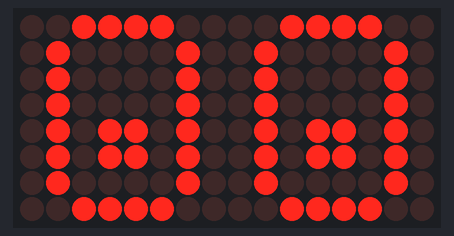
The sketch below on a simulated Arduino Uno, built with avr-gcc and run on an emulated ATmega328P. Shown: 16×8 LED matrix. Random numbers use the default seed unless the sketch sets one.

Above: at 5.4 s.
At 21.4 s:
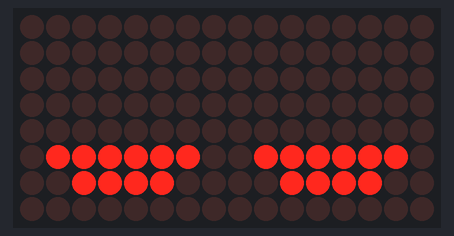
At 30.95 s:
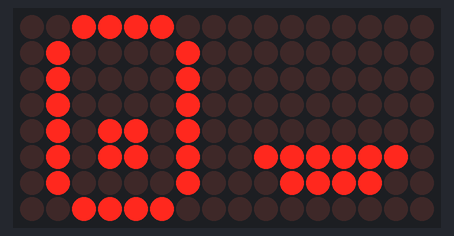
At 34.5 s:
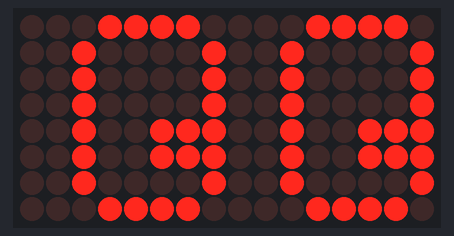
At 35.45 s:
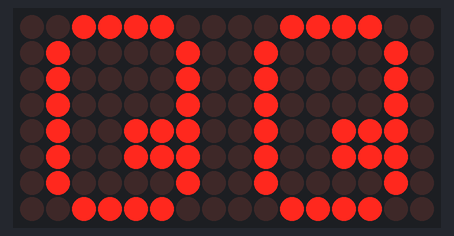
At 38.8 s:
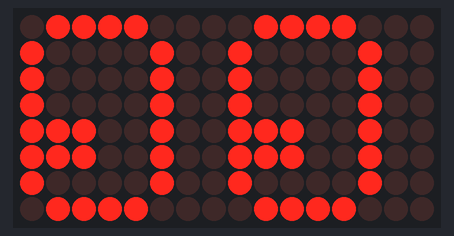

The sketch:

MD_MAX72xx_RobotEyes.ino
```cpp
// Program to exercise the MD_MAX72XX library
//
// Uses a sequence of bitmaps defined as a font to display animations of eyes to convey emotion.
// Eyes are coordinated to work together.
//
#include <MD_MAX72xx.h>
#include <SPI.h>
#include "MD_RobotEyes.h"

// NOTE: These pin numbers will probably not work with your hardware and may
// need to be adapted
#define HARDWARE_TYPE MD_MAX72XX::PAROLA_HW
#define MAX_DEVICES 2

#define CLK_PIN   9  // or SCK
#define DATA_PIN  11  // or MOSI
#define CS_PIN    10  // or SS

// SPI hardware interface
MD_MAX72XX M = MD_MAX72XX(HARDWARE_TYPE, CS_PIN, MAX_DEVICES);
// Arbitrary pins
//MD_MAX72XX M = MD_MAX72XX(HARDWARE_TYPE, DATA_PIN, CLK_PIN, CS_PIN, MAX_DEVICES);

MD_RobotEyes E;

typedef struct
{
  char name[7];
  MD_RobotEyes::emotion_t e;
  uint16_t timePause;  // in milliseconds
} sampleItem_t;

const sampleItem_t eSeq[] =
{
  { "Nutral", MD_RobotEyes::E_NEUTRAL, 20000 },
  { "Blink" , MD_RobotEyes::E_BLINK, 1000 },
  { "Wink"  , MD_RobotEyes::E_WINK, 1000 },
  { "Left"  , MD_RobotEyes::E_LOOK_L, 1000 },
  { "Right" , MD_RobotEyes::E_LOOK_R, 1000 },
  { "Up"    , MD_RobotEyes::E_LOOK_U, 1000 },
  { "Down"  , MD_RobotEyes::E_LOOK_D, 1000 },
  { "Angry" , MD_RobotEyes::E_ANGRY, 1000 },
  { "Sad"   , MD_RobotEyes::E_SAD, 1000 },
  { "Evil"  , MD_RobotEyes::E_EVIL, 1000 },
  { "Evil2" , MD_RobotEyes::E_EVIL2, 1000 },
  { "Squint", MD_RobotEyes::E_SQUINT, 1000 },
  { "Dead"  , MD_RobotEyes::E_DEAD, 1000 },
  { "ScanV" , MD_RobotEyes::E_SCAN_UD, 1000 },
  { "ScanH" , MD_RobotEyes::E_SCAN_LR, 1000 },
};

void setup()
{
  M.begin();
  E.begin(&M);
  E.setText("RobotEyes");
  do { } while (!E.runAnimation()); // wait for the text to finish
}

void loop()
{
  static uint32_t timeStartDelay;
  static uint8_t index = ARRAY_SIZE(eSeq);
  static enum { S_IDLE, S_TEXT, S_ANIM, S_PAUSE } state = S_IDLE;

  bool b = E.runAnimation();    // always run the animation

  switch (state)
  {
  case S_IDLE:
    index++;
    if (index >= ARRAY_SIZE(eSeq))
      index = 0;
    E.setText(eSeq[index].name);
    state = S_TEXT;
    break;

  case S_TEXT: // wait for the text to finish
    if (b)  // text animation is finished
    {
      E.setAnimation(eSeq[index].e, true);
      state = S_ANIM;
    }
    break;

  case S_ANIM:  // checking animation is completed
    if (b)  // animation is finished
    {
      timeStartDelay = millis();
      state = S_PAUSE;
    }
    break;

  case S_PAUSE: // non blocking waiting for a period between animations
    if (millis() - timeStartDelay >= eSeq[index].timePause)
      state = S_IDLE;
    break;

  default:
    state = S_IDLE;
    break;
  }
}
```

MD_RobotEyes.cpp
```cpp
#include "MD_RobotEyes.h"
#include "MD_RobotEyes_Data.h"

// Debugging macros
#define DEBUG 0

#if DEBUG
#define PRINTS(s)    { Serial.print(F(s)); }
#define PRINT(s, v)  { Serial.print(F(s)); Serial.print(v); }
#define PRINTX(s, v) { Serial.print(F(s)); Serial.print(F("0x")); Serial.print(v, HEX); }
#else
#define PRINTS(s)
#define PRINT(s, v)
#define PRINTX(s, v)
#endif

MD_RobotEyes::MD_RobotEyes(void) :
_timeBlinkMinimum(5000), _animState(S_IDLE),
_autoBlink(true), _nextEmotion(E_NEUTRAL)
{
};

void MD_RobotEyes::loadEye(uint8_t module, uint8_t ch)
{
  uint8_t buf[EYE_COL_SIZE];
  uint8_t size = _M->getChar(ch, EYE_COL_SIZE, buf);

  for (uint8_t i = 0; i < size; i++)
  {
    _M->setColumn(module, i, buf[i]);
  }
}

void MD_RobotEyes::drawEyes(uint8_t L, uint8_t R)
// Draw the left and right eyes
{
  MD_MAX72XX::fontType_t *savedFont = _M->getFont();

  _M->control(MD_MAX72XX::UPDATE, MD_MAX72XX::OFF);
  _M->setFont(_RobotEyes_Font);

  _M->clear(_sd, _sd+1);  // clear out display modules

  // Load the data and show it
  loadEye(_sd+LEFT_MODULE_OFFSET, L);
  loadEye(_sd+RIGHT_MODULE_OFFSET, R);

  _M->setFont(savedFont);
  _M->control(MD_MAX72XX::UPDATE, MD_MAX72XX::ON);
}

#if DEBUG
void MD_RobotEyes::dumpSequence(const animFrame_t* pBuf, uint8_t numElements)
// Debugging routine to display an animation table in PROGMEM
{
  for (uint8_t i = 0; i < numElements; i++)
  {
    animFrame_t f;

    memcpy_P(&f, &pBuf[i], sizeof(animFrame_t));
    PRINT("\n[", i);
    PRINT("]: L:", f.eyeData[LEFT_EYE_INDEX]);
    PRINT(" R:", f.eyeData[RIGHT_EYE_INDEX]);
    PRINT(" T:", f.timeFrame);
  }
}
#endif

uint8_t MD_RobotEyes::loadSequence(emotion_t e)
// Load the next emotion from the static data.
// Set global variables to the required values
{
  // run through the lookup table to find the sequence data
  for (uint8_t i = 0; i < ARRAY_SIZE(lookupTable); i++)
  {
    memcpy_P(&_animEntry, &lookupTable[i], sizeof(animTable_t));
    if (_animEntry.e == e)
    {
#if DEBUG
      dumpSequence(_animEntry.seq, _animEntry.size);
#endif
      break;
    }
  }

  // set up the current index depending on direction of animation
  if (_animReverse) _animIndex = _animEntry.size - 1; else _animIndex = 0;

  return(_animEntry.size);
}

void MD_RobotEyes::loadFrame(animFrame_t* pBuf)
// Load the idx'th frame from the frame sequence PROGMEM to normal memory pBuf
{
  memcpy_P(pBuf, &_animEntry.seq[_animIndex], sizeof(animFrame_t));
}

void MD_RobotEyes::showText(bool bInit)
// Print the text string to the LED matrix modules specified.
// Message area is padded with blank columns after printing.
{
  static enum { S_LOAD, S_SHOW, S_SPACE } state;
  static uint8_t	curLen, showLen;
  static uint8_t	cBuf[EYE_COL_SIZE];

  if (bInit)
  {
    PRINT("\nText: ", _pText);
    _timeLastAnimation = millis();
    _M->clear(_sd, _sd + 1);
    state = S_LOAD;
  }

  // Is it time to scroll the text?
  if (millis() - _timeLastAnimation < FRAME_TIME/2)
    return;

  _M->control(MD_MAX72XX::UPDATE, MD_MAX72XX::OFF);

  // Now scroll the text
  _M->transform(_sd, _sd+1, MD_MAX72XX::TSL);	// scroll along by one place
  _timeLastAnimation = millis();	  // starting time for next scroll

  // Now work out what's next using finite state machine to control what we do
  switch (state)
  {
  case S_LOAD:	// Load the next character from the font table
    // if we reached end of message or empty string, reset the message pointer
    if (*_pText == '\0')
    {
      _pText = nullptr;
      break;
    }

    // otherwise load the character
    showLen = _M->getChar(*_pText++, ARRAY_SIZE(cBuf), cBuf);
    curLen = 0;
    state = S_SHOW;
    // fall through to the next state

  case S_SHOW:	// display the next part of the character
    _M->setColumn(_sd, 0, cBuf[curLen++]);
    if (curLen == showLen)
    {
      showLen = (*_pText == '\0' ? 2*EYE_COL_SIZE : 1); // either 1 space or pad to the end of the display if finished
      curLen = 0;
      state = S_SPACE;
    }
    break;

  case S_SPACE:	// display inter-character spacing (blank columns)
    _M->setColumn(_sd, 0, 0);
    curLen++;
    if (curLen >= showLen)
      state = S_LOAD;
    break;

  default:
    state = S_LOAD;
  }

  _M->control(MD_MAX72XX::UPDATE, MD_MAX72XX::ON);
}

void MD_RobotEyes::begin(MD_MAX72XX *M, uint8_t moduleStart)
// initialize other stuff after libraries have started
{
#if DEBUG
  Serial.begin(57600);
#endif
  PRINTS("\n[MD_RobotEyes Debug]");

  _M = M;
  _sd = moduleStart;

  setAnimation(E_NEUTRAL, false);
};

bool MD_RobotEyes::runAnimation(void)
// Animate the eyes
// Return true if there is no animation happening
{
  static animFrame_t thisFrame;

  switch (_animState)
  {
  case S_IDLE:    // no animation running - wait for a new one or blink if time to do so
    if (_pText != nullptr)    // there is some text to show
    {
      PRINTS("\nIDLE: showing text");
      showText(true);
      _animState = S_TEXT;
      break;
    }
    // otherwise fall through and try for an animation

  case S_RESTART:   // back to start of current animation
    if (_nextEmotion != E_NONE) // check if we have an animation in the queue
    {
      PRINTS("\nRESRT: showing animation");
      _timeLastAnimation = millis();

      // set up the next animation
      loadSequence(_nextEmotion);
      _nextEmotion = E_NONE;
      _animState = S_ANIMATE;
    }
    else if (_autoBlink) // check if we should be blinking
    {
      if (((millis() - _timeLastAnimation) >= _timeBlinkMinimum) && (random(1000) > 700))
      {
        PRINTS("\nRESRT: forcing blink");
        setAnimation(E_BLINK, true);
        _animState = S_RESTART;
      }
    }
    break;

  case S_ANIMATE:  // process the next frame for this sequence
    PRINT("\nPROCESS: Frame:", _animIndex);
    loadFrame(&thisFrame);
    drawEyes(thisFrame.eyeData[LEFT_EYE_INDEX], thisFrame.eyeData[RIGHT_EYE_INDEX]);
    if (_animReverse) _animIndex--; else _animIndex++;

    _timeStartPause = millis();
    _animState = S_PAUSE;
    break;

  case S_PAUSE: // pause this frame for the required time
    {
      if ((millis() - _timeStartPause) < thisFrame.timeFrame)
        break;

      // check if this is the end of animation
      if ((!_animReverse && _animIndex >= _animEntry.size) ||
           (_animReverse && _animIndex < 0))
      {
        PRINTS("\nPAUSE: Animation end")
        if (_autoReverse) // set up the same emotion but in reverse
        {
          PRINTS(" & auto reverse");
          _nextEmotion = _animEntry.e;
          _animReverse = true;  // set this flag for the restart state
          _autoReverse = false; // clear the flag for this animation sequence
          _animState = S_RESTART;
        }
        else
          _animState = S_IDLE;
      }
      else
        _animState = S_ANIMATE;
    }
    break;

  case S_TEXT:  // currently displaying text
    {
      showText();
      if (_pText == nullptr)
        _animState = S_IDLE;
    }
    break;

  default:  // something is wrong - reset the FSM
      _animState = S_IDLE;
      break;
  }

  return(_animState == S_IDLE);
};
```

MD_RobotEyes.h
```cpp
// Implements a class to draw and animate a pair of 'emotive' eyes for a robot
//
#pragma once

#include <MD_MAX72xx.h>

// Misc defines
#define ARRAY_SIZE(a) (sizeof(a)/sizeof(a[0]))  ///< number of elements in an array
#define EYE_COL_SIZE 8                          ///< number of columns in one eye

// Module offsets from first module specified
#define LEFT_MODULE_OFFSET   1    ///< offset from the base LED module for the left eye
#define RIGHT_MODULE_OFFSET  0    ///< offset from the base LED module for the right eye

// Array references for eyeData array below
#define LEFT_EYE_INDEX   1        ///< array reference in the eye data for the left eye
#define RIGHT_EYE_INDEX  0        ///< array reference in the eye data for the right eye

// Basic unit of time a frame is displayed
#define FRAME_TIME 100            ///< minimum animation time

/**
* Robot Eyes Class.
* This class manages the displayed of animated eyes using LED matrices using the functions
* provided by the MD_MAX72xx library.
*/
class MD_RobotEyes
{
public:
  /**
  * Emotions enumerated type.
  *
  * This enumerated type defines the emotion animations
  * available in the class for the eyes display
  */
  //
  typedef enum
  {
    E_NONE,     ///< placeholder for no emotions, not user selectable
    E_NEUTRAL,  ///< eyes in neutral position (no animation)
    E_BLINK,    ///< both eyes blink
    E_WINK,     ///< one eye blink
    E_LOOK_L,   ///< both eyes look left
    E_LOOK_R,   ///< both eyes look right
    E_LOOK_U,   ///< both eyes look up
    E_LOOK_D,   ///< both eyes look down
    E_ANGRY,    ///< eyes look angry (symmetrical)
    E_SAD,      ///< eyes look sad (symmetrical)
    E_EVIL,     ///< eyes look evil (symmetrical)
    E_EVIL2,    ///< eyes look evil (asymmetrical)
    E_SQUINT,   ///< both eye squint
    E_DEAD,     ///< eyes indicate dead (different)
    E_SCAN_UD,  ///< both eyes scanning Up/Down
    E_SCAN_LR,  ///< both eyes scanning Left/Right
  } emotion_t;

  /**
  * Class Constructor.
  *
  * Instantiate a new instance of the class.
  */
  MD_RobotEyes(void);

  /**
  * Class Destructor.
  *
  * Released any allocated memory and does the necessary to clean
  * up once the object is no longer required.
  */
  ~MD_RobotEyes(void) { };

  /**
  * Initialize the object.
  *
  * Initialize the object data. This needs to be called during setup() to initialize new
  * data for the class that cannot be done during the object creation.
  *
  * Outside of the class, the MD_MAX72xx library should be initialized and the pointer
  * to the MD_MAX72xx object passed to the parameter. Also, as the eyes could be in the
  * middle of a string of LED modules, the first 'eye' module can be specified.
  *
  * /param M            pointer to the MD_MAX72xx library object.
  * /param moduleStart  the first 'eye' LED module. Defaults to 0 if not specified.
  */
  void begin(MD_MAX72XX *M, uint8_t moduleStart = 0);

  /**
  * Set the animation type and parameters.
  *
  * Set the next animations to the specified. Additionally, set whether the animation should
  * auto reverse the action (eg, blink down then back up again) and whether the animation
  * should be run in reverse.
  *
  * Animations are generally symmetric, so only half the animation needs to be specified.
  * If an animated expression needs to be held, the animation should be run without auto
  * reverse, which holds the animation at the end point, and then later run the animation
  * in reverse from the last position to return to the idle state.
  *
  * \param e  the type of emotion to be displayed, one of the emotion_T enumerated values.
  * \param r  if true, run auto reverse.
  * \param b  if true, start the animation from the end of the sequence.
  */
  inline void setAnimation(emotion_t e, bool r, bool b = false) { _nextEmotion = e; _autoReverse = r; _animReverse = b; };

  /**
  * Set the blink time.
  *
  * When no animation is running and AutoBlink is set, the eyes will occasionally blink.
  * Set the minimum time period between blinks. A blink will occur a random time after this.
  *
  * \param t  the minimum time between blinking actions in milliseconds.
  */
  inline void setBlinkTime(uint16_t t) { _timeBlinkMinimum = t; };

  /**
  * Set or reset auto blink mode.
  *
  * When no animation is running and AutoBlink is set, the eyes will occasionally blink.
  *
  * \param b  set auto blink if true, reset auto blink if false.
  */
  inline void setAutoBlink(bool b) { _autoBlink = b; };

  /**
  * Display a text message.
  *
  * At the end of the current animation, the text will be scrolled across the 'eyes'
  * and then the eyes are returned to the neutral expression
  *
  * \param p  a pointer to a char array containing a nul terminated string.
              The string must remain in scope while the message is being displayed.
  */
  inline bool setText(const char *pText) { if (_pText != nullptr) return(false); else _pText = pText; return(true); };

  /**
  * Animate the display.
  *
  * This method needs to be invoked as often as possible to ensure smooth animation.
  *
  * The calling program should monitor the return value for 'true' in order to know when
  * the animation has concluded. A 'true' return value means that the animation is complete.
  *
  * \return bool  true if the animation has completed, false otherwise.
  */
  bool runAnimation(void);

protected:
  // Animations FSM state
  typedef enum
  {
    S_IDLE,
    S_RESTART,
    S_ANIMATE,
    S_PAUSE,
    S_TEXT,
  } animState_t;

  // Define an animation frame
  struct animFrame_t
  {
    uint8_t eyeData[2];  // [LEFT_MODULE_OFFSET] and [RIGHT_MODULE_OFFSET] eye character from font data
    uint16_t timeFrame;  // time for this frame in milliseconds
  };

  // Define an entry in the animation sequence lookup table
  struct animTable_t
  {
    emotion_t   e;
    const animFrame_t *seq;
    uint8_t     size;
  };

  // Display parameters
  MD_MAX72XX  *_M;
  uint16_t _sd;   // start module for the display

  // Animation parameters
  uint32_t  _timeStartPause;
  uint32_t  _timeLastAnimation;
  uint16_t  _timeBlinkMinimum;
  animState_t _animState;
  bool      _autoBlink;
  uint16_t  _scrollDelay;

  // Animation control data
  animTable_t _animEntry;     // record with animation sequence parameters
  int8_t      _animIndex;     // current index in the animation sequence
  bool        _animReverse;   // true = reverse sequence, false = normal sequence
  bool        _autoReverse;   // true = always play the reverse, false = selected direction only
  emotion_t   _nextEmotion;   // the next emotion to display
  const char *_pText;         // pointer to text data in user code. Not nullptr means there is text to print

  // Methods
  void loadEye(uint8_t module, uint8_t ch);
  void drawEyes(uint8_t L, uint8_t R);
  uint8_t loadSequence(emotion_t e);  // return the size of the sequence
  void loadFrame(animFrame_t* pBuf);
  void showText(bool bInit = false);

  void dumpSequence(const animFrame_t* pBuf, uint8_t numElements);  // debugging routine only

  // Static data tables
  static const animFrame_t seqBlink[], seqWink[];
  static const animFrame_t seqLeft[], seqRight[], seqUp[], seqDown[];
  static const animFrame_t seqAngry[], seqSad[], seqEvil[], seqEvil2[];
  static const animFrame_t seqSquint[], seqDead[];
  static const animFrame_t seqScanUpDown[], seqScanLeftRight[];

  // Lookup table to find animation
  static const animTable_t lookupTable[];
};
```

Source omitted: MD_RobotEyes_Data.h (12492 bytes)

Measured:
- what the display in image 0 shows lasts 5.1 s, from 5.3 s to 10.4 s
- what the display in image 3 shows lasts 1.0 s, from 34.4 s to 35.4 s
